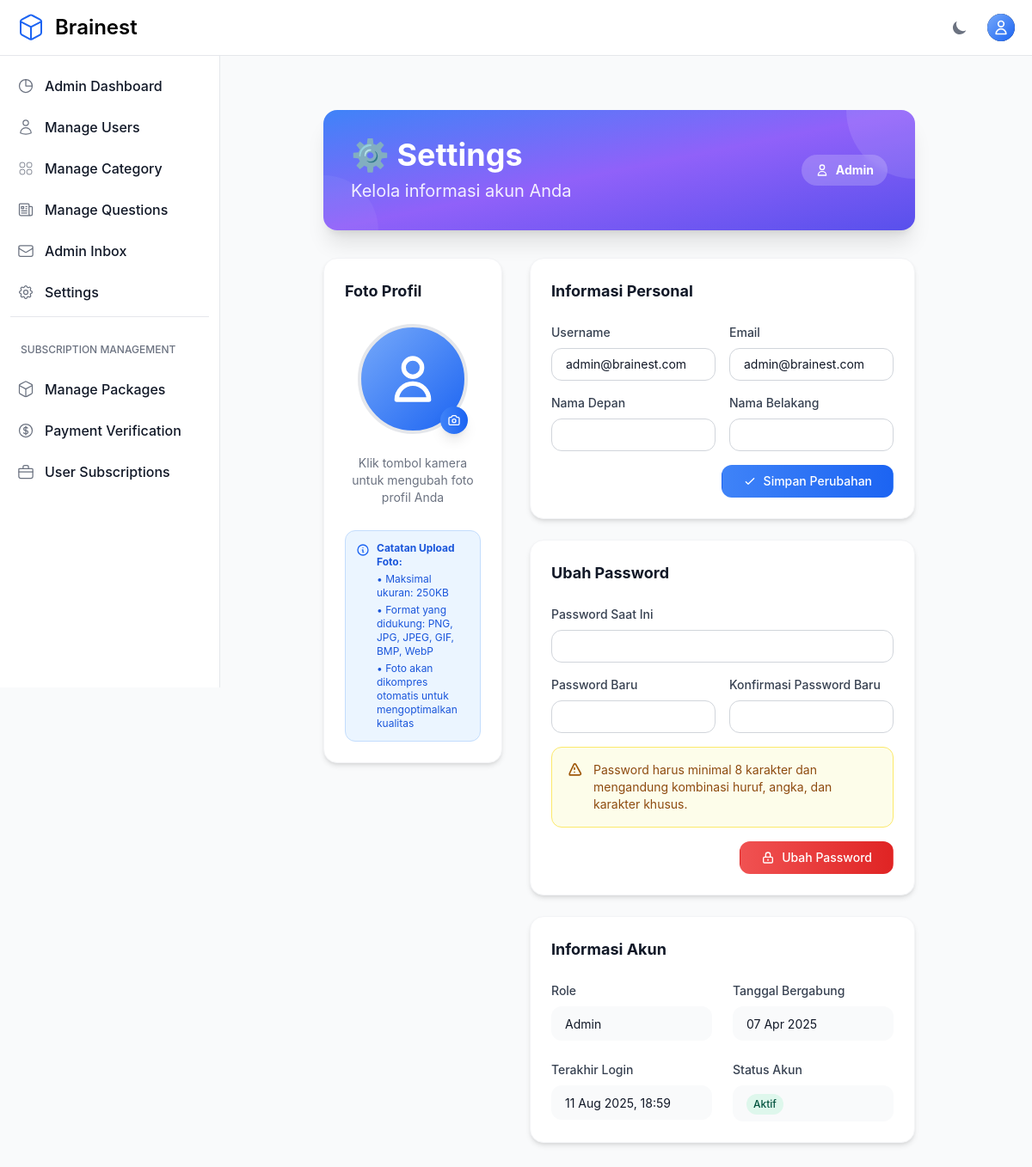
Page /settings/ (signed in) on the earlier database version.
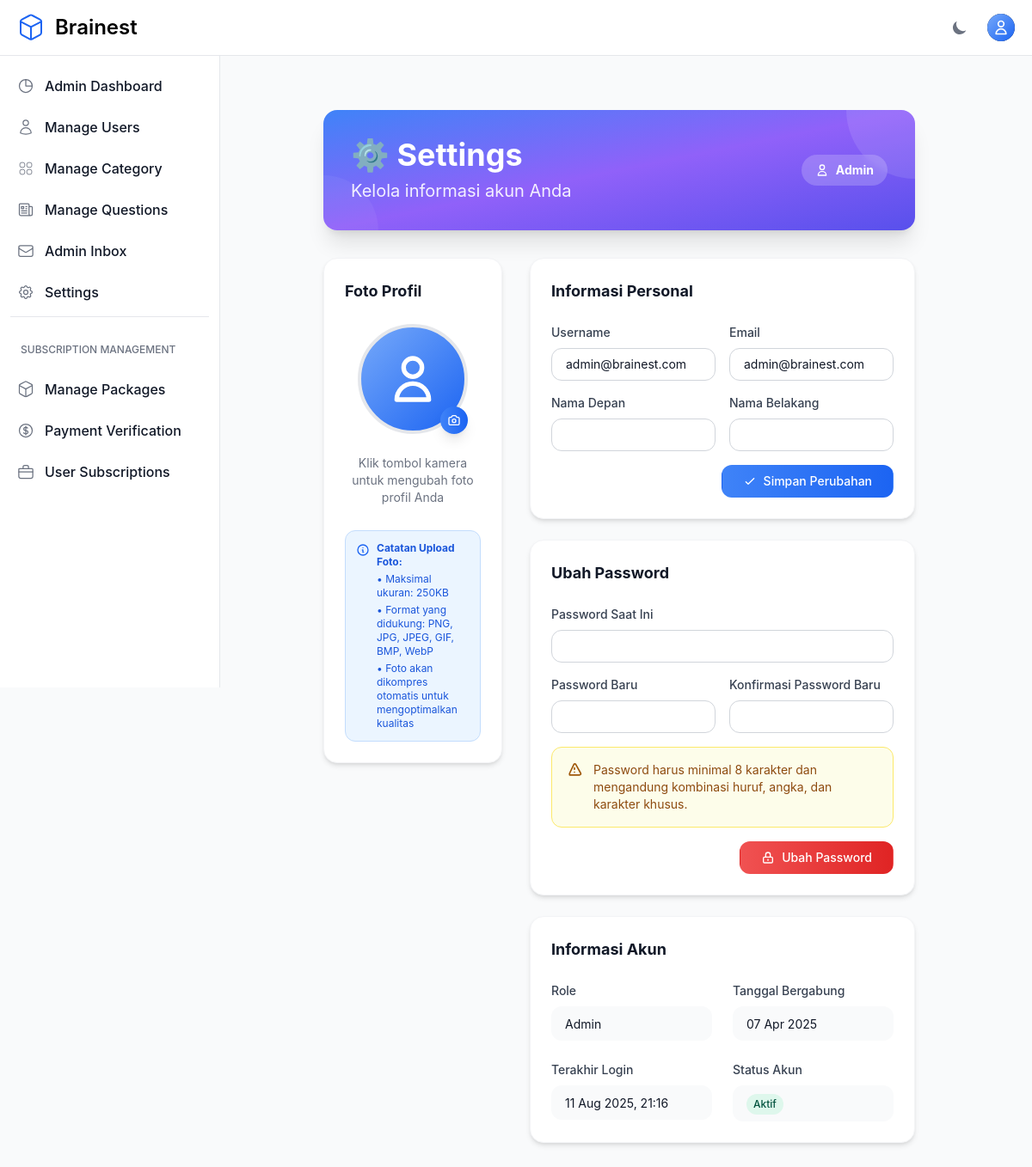
Same page on the later database version.
### otosapp/models.py (models this page shows, shortened)
class User(AbstractUser):
    email = models.EmailField(unique=True)
    USERNAME_FIELD = 'email'
    REQUIRED_FIELDS = ['username']
    role = models.ForeignKey('Role', on_delete=models.SET_NULL, null=True)
    profile_picture = models.ImageField(upload_to='profile_pictures/', null=True, blank=True)
    groups = models.ManyToManyField(
        Group,
        related_name="custom_user_set",  # Add a custom related name here
        blank=True,
        help_text="The groups this user belongs to.",
        verbose_name="groups"
    )
    user_permissions = models.ManyToManyField(
        Permission,
        related_name="custom_user_permissions",  # Add a custom related name here
        blank=True,
        help_text="Specific permissions for this user.",
        verbose_name="user permissions"
    )

class Role(models.Model):
    role_name = models.CharField(max_length=200, unique=True)

### otosapp/views.py (the view, shortened to what this page needs)
# urls.py: path('settings/', views.settings_view, name='settings'),
@login_required
def settings_view(request):
    from .forms import UserProfileForm, ProfilePictureForm, CustomPasswordChangeForm
    from django.contrib.auth import update_session_auth_hash
    context = {
        'user': request.user,
    }
    return render(request, 'settings.html', context)

### otosapp/context_processors.py (called while the page is built)
def sidebar_context(request):
    context = {}
    if request.user.is_authenticated and (request.user.is_superuser or request.user.is_admin()):
        pending_payments_count = PaymentProof.objects.filter(status='pending').count()
        context['pending_payments_count'] = pending_payments_count
    return context

### otosapp/templates/settings.html (shortened to what the changed rows need)
{% extends 'base.html' %}
{% block content %}
<div class="max-w-4xl mx-auto px-4 sm:px-6 lg:px-8 mt-8">
    <div class="bg-gradient-to-br from-blue-500 via-purple-500 to-indigo-600 rounded-2xl shadow-xl p-8 mb-8 text-white relative overflow-hidden">
        <div class="relative z-10">
            <div class="flex flex-col md:flex-row md:items-center md:justify-between">
                <div>
                    <h1 class="text-3xl md:text-4xl font-bold mb-2">⚙️ Settings</h1>
                </div>
                <div class="mt-4 md:mt-0">
                    <div class="inline-flex items-center px-4 py-2 rounded-full text-sm font-bold bg-white/20 backdrop-blur-sm">
                        <svg class="w-4 h-4 mr-2" fill="none" stroke="currentColor" stroke-width="2" viewBox="0 0 24 24">
                            <path stroke-linecap="round" stroke-linejoin="round" d="M16 7a4 4 0 11-8 0 4 4 0 018 0zM12 14a7 7 0 00-7 7h14a7 7 0 00-7-7z"></path>
                        </svg>
                        {{ user.role.role_name }}
                    </div>
                </div>
            </div>
        </div>
    </div>
    <div class="grid grid-cols-1 lg:grid-cols-3 gap-8">
        <div class="lg:col-span-2 space-y-6">
            <div class="bg-white dark:bg-gray-800 rounded-2xl shadow-md p-6 border border-gray-100 dark:border-gray-700">
                <form method="post" class="space-y-4">
                    <div class="grid grid-cols-1 md:grid-cols-2 gap-4">
                        <div>
                            <label for="username" class="block text-sm font-medium text-gray-700 dark:text-gray-300 mb-2">Username</label>
                            <input type="text"
                                   id="username"
                                   name="username"
                                   value="{{ user.username }}"
                                   class="w-full px-4 py-2 border border-gray-300 dark:border-gray-600 rounded-xl text-sm focus:ring-2 focus:ring-blue-500 focus:border-transparent bg-white dark:bg-gray-700 text-gray-900 dark:text-white">
                        </div>
                        <div>
                            <label for="email" class="block text-sm font-medium text-gray-700 dark:text-gray-300 mb-2">Email</label>
                            <input type="email"
                                   id="email"
                                   name="email"
                                   value="{{ user.email }}"
                                   class="w-full px-4 py-2 border border-gray-300 dark:border-gray-600 rounded-xl text-sm focus:ring-2 focus:ring-blue-500 focus:border-transparent bg-white dark:bg-gray-700 text-gray-900 dark:text-white">
                        </div>
                    </div>
                    <div class="grid grid-cols-1 md:grid-cols-2 gap-4">
                        <div>
                            <label for="first_name" class="block text-sm font-medium text-gray-700 dark:text-gray-300 mb-2">Nama Depan</label>
                            <input type="text"
                                   id="first_name"
                                   name="first_name"
                                   value="{{ user.first_name }}"
                                   class="w-full px-4 py-2 border border-gray-300 dark:border-gray-600 rounded-xl text-sm focus:ring-2 focus:ring-blue-500 focus:border-transparent bg-white dark:bg-gray-700 text-gray-900 dark:text-white">
                        </div>
                        <div>
                            <label for="last_name" class="block text-sm font-medium text-gray-700 dark:text-gray-300 mb-2">Nama Belakang</label>
                            <input type="text"
                                   id="last_name"
                                   name="last_name"
                                   value="{{ user.last_name }}"
                                   class="w-full px-4 py-2 border border-gray-300 dark:border-gray-600 rounded-xl text-sm focus:ring-2 focus:ring-blue-500 focus:border-transparent bg-white dark:bg-gray-700 text-gray-900 dark:text-white">
                        </div>
                    </div>
                </form>
            </div>
            <div class="bg-white dark:bg-gray-800 rounded-2xl shadow-md p-6 border border-gray-100 dark:border-gray-700">
                <div class="grid grid-cols-1 md:grid-cols-2 gap-6">
                    <div>
                        <div class="px-4 py-2 bg-gray-50 dark:bg-gray-700 rounded-xl">
                            <span class="text-sm text-gray-900 dark:text-white">{{ user.role.role_name }}</span>
                        </div>
                    </div>
                    <div>
                        <div class="px-4 py-2 bg-gray-50 dark:bg-gray-700 rounded-xl">
                            <span class="text-sm text-gray-900 dark:text-white">{{ user.date_joined|date:"d M Y" }}</span>
                        </div>
                    </div>
                    <div>
                        <div class="px-4 py-2 bg-gray-50 dark:bg-gray-700 rounded-xl">
                            <span class="text-sm text-gray-900 dark:text-white">
                                {% if user.last_login %}
                                    {{ user.last_login|date:"d M Y, H:i" }}
                                {% else %}
                                    Belum pernah login
                                {% endif %}
                            </span>
                        </div>
                    </div>
                </div>
            </div>
        </div>
    </div>
</div>
{% endblock %}

Differences in the rows shown:
changed User "admin@brainest.com": last_login "11 Aug 2025, 18:59" → "11 Aug 2025, 21:16"
